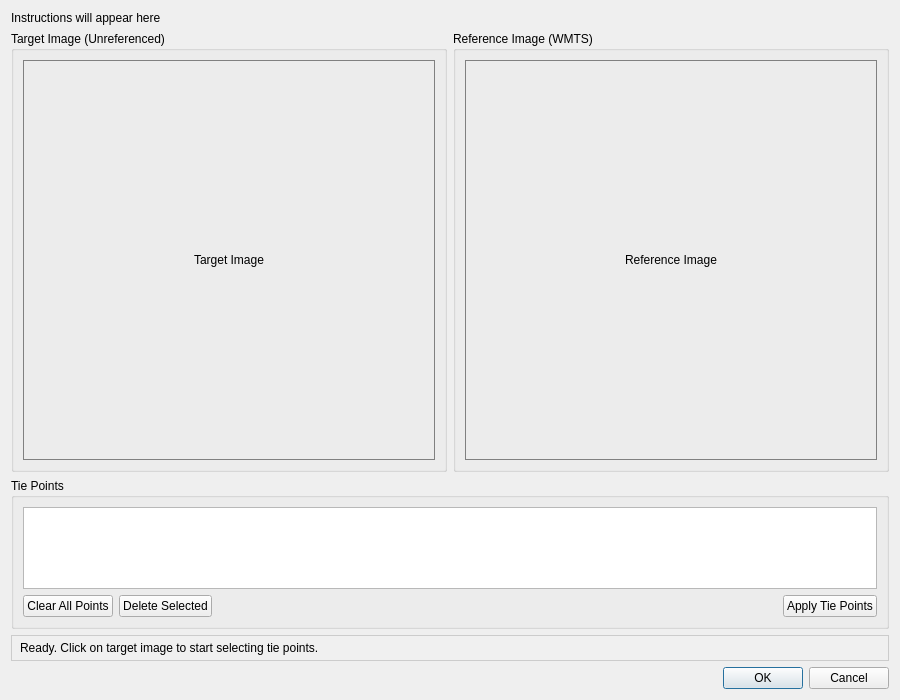
<?xml version="1.0" encoding="UTF-8"?>
<ui version="4.0">
 <class>ManualGeoreferencingDialogBase</class>
 <widget class="QDialog" name="ManualGeoreferencingDialogBase">
  <property name="geometry">
   <rect>
    <x>0</x>
    <y>0</y>
    <width>900</width>
    <height>700</height>
   </rect>
  </property>
  <property name="windowTitle">
   <string>Manual Georeferencing - Tie Point Selection</string>
  </property>
  <layout class="QVBoxLayout" name="verticalLayout">
   <item>
    <widget class="QLabel" name="label_instructions">
     <property name="text">
      <string>Instructions will appear here</string>
     </property>
     <property name="wordWrap">
      <bool>true</bool>
     </property>
    </widget>
   </item>
   <item>
    <layout class="QHBoxLayout" name="horizontalLayout_images">
     <item>
      <widget class="QGroupBox" name="groupBox_target">
       <property name="title">
        <string>Target Image (Unreferenced)</string>
       </property>
       <layout class="QVBoxLayout" name="verticalLayout_target">
        <item>
         <widget class="QLabel" name="label_targetImage">
          <property name="minimumSize">
           <size>
            <width>400</width>
            <height>400</height>
           </size>
          </property>
          <property name="styleSheet">
           <string>border: 1px solid gray;</string>
          </property>
          <property name="text">
           <string>Target Image</string>
          </property>
          <property name="alignment">
           <set>Qt::AlignCenter</set>
          </property>
         </widget>
        </item>
       </layout>
      </widget>
     </item>
     <item>
      <widget class="QGroupBox" name="groupBox_reference">
       <property name="title">
        <string>Reference Image (WMTS)</string>
       </property>
       <layout class="QVBoxLayout" name="verticalLayout_reference">
        <item>
         <widget class="QLabel" name="label_referenceImage">
          <property name="minimumSize">
           <size>
            <width>400</width>
            <height>400</height>
           </size>
          </property>
          <property name="styleSheet">
           <string>border: 1px solid gray;</string>
          </property>
          <property name="text">
           <string>Reference Image</string>
          </property>
          <property name="alignment">
           <set>Qt::AlignCenter</set>
          </property>
         </widget>
        </item>
       </layout>
      </widget>
     </item>
    </layout>
   </item>
   <item>
    <widget class="QGroupBox" name="groupBox_tiePoints">
     <property name="title">
      <string>Tie Points</string>
     </property>
     <layout class="QVBoxLayout" name="verticalLayout_tiePoints">
      <item>
       <widget class="QTableWidget" name="tableWidget_tiePoints">
        <property name="maximumSize">
         <size>
          <width>16777215</width>
          <height>150</height>
         </size>
        </property>
        <property name="selectionBehavior">
         <enum>QAbstractItemView::SelectRows</enum>
        </property>
       </widget>
      </item>
      <item>
       <layout class="QHBoxLayout" name="horizontalLayout_buttons">
        <item>
         <widget class="QPushButton" name="pushButton_clearPoints">
          <property name="text">
           <string>Clear All Points</string>
          </property>
         </widget>
        </item>
        <item>
         <widget class="QPushButton" name="pushButton_deleteSelected">
          <property name="text">
           <string>Delete Selected</string>
          </property>
         </widget>
        </item>
        <item>
         <spacer name="horizontalSpacer">
          <property name="orientation">
           <enum>Qt::Horizontal</enum>
          </property>
          <property name="sizeHint" stdset="0">
           <size>
            <width>40</width>
            <height>20</height>
           </size>
          </property>
         </spacer>
        </item>
        <item>
         <widget name="pushButton_apply" class="QPushButton">
          <property name="text">
           <string>Apply Tie Points</string>
          </property>
         </widget>
        </item>
       </layout>
      </item>
     </layout>
    </widget>
   </item>
   <item>
    <widget class="QLabel" name="label_status">
     <property name="text">
      <string>Ready. Click on target image to start selecting tie points.</string>
     </property>
     <property name="styleSheet">
      <string>padding: 5px; background-color: #f0f0f0; border: 1px solid #ccc;</string>
     </property>
    </widget>
   </item>
   <item>
    <widget class="QDialogButtonBox" name="buttonBox">
     <property name="orientation">
      <enum>Qt::Horizontal</enum>
     </property>
     <property name="standardButtons">
      <set>QDialogButtonBox::Cancel|QDialogButtonBox::Ok</set>
     </property>
    </widget>
   </item>
  </layout>
 </widget>
 <resources/>
 <connections>
  <connection>
   <sender>buttonBox</sender>
   <signal>accepted()</signal>
   <receiver>ManualGeoreferencingDialogBase</receiver>
   <slot>accept()</slot>
   <hints>
    <hint type="sourcelabel">
     <x>248</x>
     <y>254</y>
    </hint>
    <hint type="destinationlabel">
     <x>157</x>
     <y>274</y>
    </hint>
   </hints>
  </connection>
  <connection>
   <sender>buttonBox</sender>
   <signal>rejected()</signal>
   <receiver>ManualGeoreferencingDialogBase</receiver>
   <slot>reject()</slot>
   <hints>
    <hint type="sourcelabel">
     <x>316</x>
     <y>260</y>
    </hint>
    <hint type="destinationlabel">
     <x>286</x>
     <y>274</y>
    </hint>
   </hints>
  </connection>
 </connections>
</ui>
